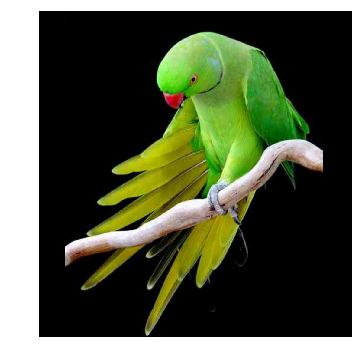
#> input picture Lab02/Lab02/parrot.png, 362 x 361 px
$ jupyter execute --allow-errors Lab02.ipynb
#> lines starting #> are read from the running program, lines starting #| are printed output that depends on the picture
# Lab02 - Point-based Processing

### CDS6334 Visual Information Processing

This lab introduces the concept of *point-based* processing. As before, this lab is primarily guided in many portions and there are sections with questions that you are attempt to complete.

First, load the necessary libraries...

[cell 1]
import cv2
import numpy as np
from matplotlib import pyplot as plt

## I. Image Transformation

Point-based processing involves the direct transformation of each pixel value in an image. An image $f(x,y)$ is said to have undergone a transformation $T$ to an output image $g(x,y)$. In other words, each pixel in $f$ is put thru a function $T$ to get a new value $g$:

\begin{equation}g(x,y)= T(f(x,y))\end{equation}

### A. Negative Image
One of the simplest functions that we can apply to an image is the <b>negative function</b>.

\begin{equation}g=(L-1)-f\end{equation}

So each value is subtracted by 255. So what happens is that the lighter pixels become dark and the darker picture becomes light. And it results in image negative.

We shall use the image of a pouting girl:

[cell 2]
pout = cv2.imread('pout.png',0)
#> (the rest of this cell did not finish here and is left out)

#> (a cell that did not finish here is left out)

[cell 4]
import sys
np.set_printoptions(threshold=sys.maxsize)#np.nan)   # this is to print full numpy array
#> (the rest of this cell did not finish here and is left out)

### B. Log Transformation

Non-linear functions can also be applied. They offer a lot more uses especially when the condition of the original image is poor to begin with. The <b>log transformation function</b> is one which is able to stretch the distribution of the pixels:

\begin{equation}
g=c. \text{log} (1+f)
\end{equation}

Where g and f are the pixel values of the output and the input image and c is a constant. The value 1 is added to each of the pixel value of the input image because if there is a pixel intensity of 0 in the image, then log(0) is equal to infinity. So 1 is added, to make the minimum value at least 1.

During log transformation, the dark pixels in an image are expanded as compared to the higher pixel values. The higher pixel values are kind of compressed in log transformation. This result in the following image enhancement.

The value of c in the log transform adjust the kind of enhancement we are looking for.

- c simple multiplication
- pixel value may have zero values

[cell 5]
c = 0.25
#> (the rest of this cell did not finish here and is left out)

### C. Gamma Correction

<b>Gamma correction</b> is a nonlinear operation used to encode and decode luminance or tristimulus values in video or still image systems. Gamma correction is also known as the <b>Power Law Transform</b>. First, the image pixel intensities must be scaled from the range 0, 255 to 0, 1.0. From there, we obtain our output gamma corrected image by applying the following equation:
\begin{equation} g = c.f^{(1/\gamma)} \end{equation}

where $f$ is the input image and $\gamma$ is the gamma value. The output image, $f$ is then scaled back to the range 0-255.

<b>The Reason of Gamma Correction</b>

The reason we apply gamma correction is that our eyes perceive color and luminance differently than the sensors in a digital camera. When a sensor on a digital camera picks up twice the amount of photons, the signal is doubled. However, our eyes do not work like this. Instead, our eyes perceive double the amount of light as only a fraction brighter. Thus, while a digital camera has a linear relationship between brightness our eyes have a non-linear relationship. In order to account for this relationship, we apply gamma correction.

- digital image -> type (unit8)
- any pixel in the range [0,225]
- can be pre-calculate the table , cuz the number/pixel will no random change

[cell 6]
def adjust_gamma(image, gamma=1.0):
    # build a lookup table mapping the pixel values [0, 255] to
    # their adjusted gamma values
    invGamma = 1.0 / gamma
    table = np.array([((i / 255.0) ** invGamma) * 255
        for i in np.arange(0, 256)]).astype("uint8")
    print(table)
    # apply gamma correction using the lookup table
    return cv2.LUT(image, table)

# [10 lines of commented-out code are left out]

[cell 7]
import numpy as np
from prettytable import PrettyTable

def gamma_correction_table(start=0, end=20, gamma=0.9, c=1):
    """
    Generate a detailed gamma correction transformation table

    Args:
        start (int): Start of input range
        end (int): End of input range
        gamma (float): Gamma value
        c (int): Constant value

    Returns:
        PrettyTable: Detailed gamma correction transformations
    """
#> called with start = 0, end = 20, gamma = 0.9, c = 1
    table = PrettyTable()
    table.field_names = [
        "Input (x)",

        "(x*c)^(1/γ)",

    ]

    for x in range(start, end + 1):
        # Avoid division by zero
        if c == 0:
            continue

        # Calculate each step of gamma correction
        x_div_c = x * c
        x_div_c_pow_1_div_gamma = x_div_c ** (1/gamma)
        gamma_corrected = c * x_div_c_pow_1_div_gamma

        table.add_row([
            x,
            # f"{x_div_c:.4f}",
            # f"{x_div_c_pow_1_div_gamma:.4f}",
            f"{gamma_corrected:.4f}"
        ])

    return table

# Generate and print the gamma correction table
gamma_table = gamma_correction_table(start=0, end=20, gamma=0.9, c=1)
print(gamma_table)

**Q1**: Apply the (1) <b>negative</b>, (2) <b>log transformation</b> and (3) <b>gamma</b> function to the following color image, "parrot.png". For log transformation, apply to the gray image of the parrot.<br>

[cell 8]
# Read the image
image = cv2.imread('parrot.png')
#> image is the input picture: shape (361, 362, 3); mean B, G, R 71.5, 93.9, 87.2

# Convert from BGR to RGB
parrot = cv2.cvtColor(image, cv2.COLOR_BGR2RGB)

# Display the image
plt.imshow(parrot)
plt.axis('off')
plt.show()

[cell 9]
# Apply negative transformation
negative = 255 - parrot
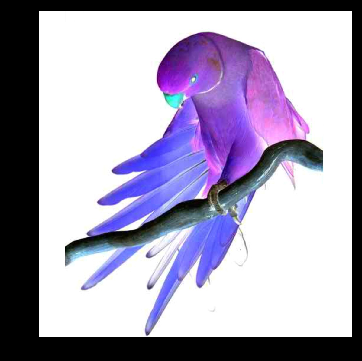
#> negative: shape (361, 362, 3); mean R, G, B 167.8, 161.1, 183.5

# Display the result
plt.imshow(np.hstack((parrot, negative)))
plt.axis('off')  # Hides axes for cleaner display
plt.title("Original and Negative Image Side by Side")
plt.show()

[cell 10]
#add function

parrot_div = np.clip(128+parrot.astype(np.float32),0,255).astype(np.uint8)
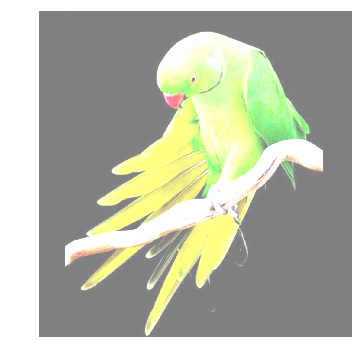
#> parrot_div: shape (361, 362, 3); mean R, G, B 182, 185.1, 168.8
plt.imshow(np.hstack((parrot,parrot_div)))
plt.show()

[cell 11]
parrot_div = adjust_gamma(parrot, 0.5)
plt.imshow(np.hstack((parrot,parrot_div)))
plt.show()
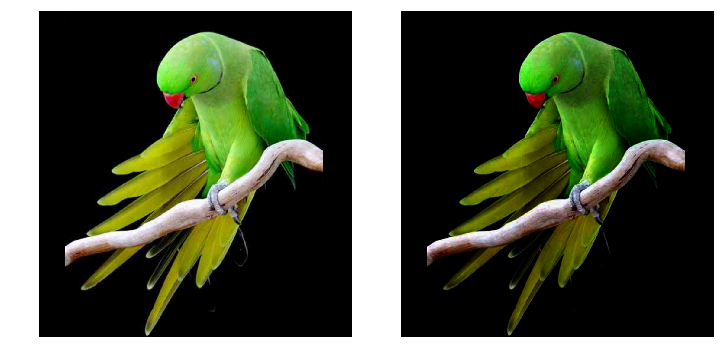
#> shown: shape (361, 724, 3); mean R, G, B 80.6, 87.3, 67.8
# adjust_gamma()

**Q2**: Try to implement the following three functions on the `pout.png` image:<br>

[cell 12]
#Enter code here

## II. Histograms

An image histogram is typically a graphical plot that shows the frequency of occurrence (or distribution) of intensity levels in an image *(Note: Later, we will learn that histograms are simply a vector of count values that can be used for more higher-level tasks like representation and description.)* Two concepts are most important in a histogram:
- BINS: the number of compartments we wish to use to group the intensity values into. Typically, we just use a bin for every intensity value (hence, 256 bins in total), or we can also use larger bins that can take a range of values, i.e. 16 bins for each 16 intensity values.
- RANGE: the range of intensity values that you want to measure. Normally it's [0, 256]

There are two functions that can be used to calculate histograms (one from OpenCV, the other from Numpy). Check out the documentation to find out more about the input parameters for [`cv2.calcHist`](https://docs.opencv.org/3.4.1/d6/dc7/group__imgproc__hist.html) and [`np.histogram`](https://docs.scipy.org/doc/numpy/reference/generated/numpy.histogram.html).

[cell 13]
pout = cv2.imread('pout.png', cv2.IMREAD_GRAYSCALE)
hist0 = cv2.calcHist([pout],[0],None,[256],[0,256])    # using OpenCV function
#> hist0 = 256 values from 0 to 0
#> (the rest of this cell did not finish here and is left out)

#> (a cell that did not finish here is left out)

*Note: OpenCV function is faster (around 40x) than np.histogram(). So take this point into consideration when efficiency is a priority.*

There are two ways to plot the histogram -- using Matplotlib and using OpenCV drawing functions. We will stick to using Matplotlib as it is more straightforward.

[cell 15]
# Using matplotlib
plt.figure(figsize=(8,8))
#> (the rest of this cell did not finish here and is left out)

[cell 16]
def showImage(img, titlestr="" ):
    if img.ndim == 2:
        plt.imshow(img, cmap='gray')
    else:
        plt.imshow(img)
    plt.xticks([]), plt.yticks([])
    plt.title(titlestr)
    plt.show()

# Using OpenCV
rf = cv2.imread('redflower.jpg')
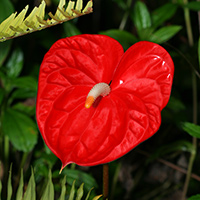
#> input picture Lab02/Lab02/redflower.jpg, 200 x 200 px
#> rf is the input picture: shape (200, 200, 3); mean B, G, R 17.3, 38.9, 103.4
rf = cv2.cvtColor(rf, cv2.COLOR_BGR2RGB)
showImage(rf)
plt.figure(figsize=(7,3))
color = ('r','g','b')
for i,col in enumerate(color):
    histr = cv2.calcHist([rf],[i],None,[256],[0,256])
    plt.plot(histr,color = col)
    plt.xlim([0,256])
plt.show()
#> figure, not shown here; curve peaks at x = 2, y = 973; curve peaks at x = 0, y = 1704; curve peaks at x = 0, y = 7041

Noticed how the individual red, green and blue channels are distributed across the intensity values?
Tinker with the number of bins to make more observations.

#### Application of Mask

We used <b>cv2.calcHist()</b> to find the histogram of the full image. What if you want to find histograms of some regions of an image? Just create a mask image with white color on the region you want to find histogram and black otherwise. Then pass this as the mask.

The mask is created in the following code snipplet. Complete the program to create and show the histogram with the mask.

[cell 17]
# create a mask
mask = np.zeros(rf.shape[:2], np.uint8)
mask[50:150, 50:150] = 255
masked_img = cv2.bitwise_and(rf,rf,mask = mask)
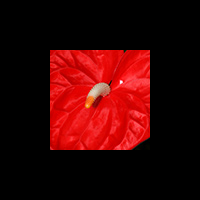
#> masked_img: shape (200, 200, 3); mean R, G, B 55.4, 5.4, 5.1

# create and show the histogram with the mask
showImage(masked_img)
plt.figure(figsize=(7,3))
color = ('r','g','b')
for i,col in enumerate(color):
    histr = cv2.calcHist([masked_img],[i],mask,[256],[0,256]) #enter your code here
    plt.plot(histr,color = col)
    plt.xlim([0,256])
plt.show()
#> figure, not shown here; curve peaks at x = 227, y = 296; curve peaks at x = 0, y = 1046; curve peaks at x = 0, y = 1516

# mask : ignore the black pixel

### Histogram Equalization

Histogram equalization attemps to improve the distribution of intensity values in an image by equalizing or "flattening" the histogram as much as possible.

_______________________________________________________________________________________________________________________
- Historgram Equalization
1. spread histrogram bins across whole range
2. make histogram bins height as equal as possible
   -> improve contrast
   -> no different if repeat

- Histogram Equalization for RGB
1. Read image
2. convert BGR to RGB
3. split channels into individual channels , R,G,B
4. HE each individually
5. merge RGB channels back
6. show image side by side

#> (a cell that did not finish here is left out)

You can see that the histogram lies a narrow middle range. We need it to occupy the full spectrum. In pixel- or point-based image transformation, we need a transformation function which spreads out the current pixels in the middle range to both ends of the spectrum. That is what histogram equalization can do.

Now, find the minimum histogram value (excluding 0) and apply a simple scaling of the CDF values back to the standard intensity range of [0, 255]. In theory, we normalize the CDF to [0, 1] before multiplying with the maximum of the range (L-1), which is 255. They will get us the same thing.

The concept of a masked array from Numpy is used here, that is, all operations are performed on non-masked elements. You can read more about it from Numpy docs on [masked arrays](https://docs.scipy.org/doc/numpy/reference/maskedarray.html).

#> (a cell that did not finish here is left out)

Use again the earlier code to draw the histogram and cdf plot together. Observe what happens to both the histogram and cdf plot.

#> (a cell that did not finish here is left out)

OpenCV provides a function to perform histogram equalization, `equalizeHist`.

[cell 21]
equalized = cv2.equalizeHist(pout)
pout_stack = np.hstack((pout,equalized)) #stacking images side-by-side. Useful function!
#> (the rest of this cell did not finish here and is left out)


**Q3**: What happens if you perform histogram equalization one more time?

[cell 22]
#Enter code here
equalization = cv2.equalizeHist(equalized)
equalization2 = cv2.equalizeHist(pout)
pout_stack = np.hstack((pout,equalization,equalization2))
#> (the rest of this cell did not finish here and is left out)


**Q4. Histogram equalization on color images**.

Perform histogram equalization on the following color image.

Display the original and equalized image along with the respective histograms.

[cell 23]
#Enter code here
landscape = cv2.imread('landscape.jpg')
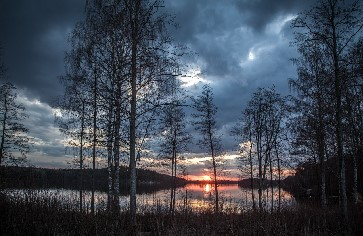
#> input picture Lab02/Lab02/landscape.jpg, 363 x 236 px
#> landscape is the input picture: shape (236, 363, 3); mean B, G, R 83.2, 71.5, 63.7
landscape = cv2.cvtColor(landscape, cv2.COLOR_BGR2RGB)
origin_landscape = landscape.copy()

r,g,b = cv2.split(landscape)

color =[r,g,b]
for i in range (len(color)):
    landscape[:,:,i] = cv2.equalizeHist(landscape[:,:,i])
#> this loop made 3 passes
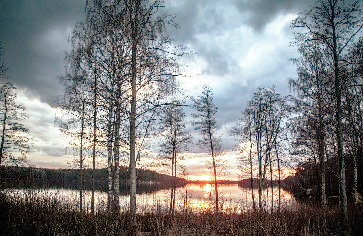
#> landscape: shape (236, 363, 3); mean R, G, B 127.8, 128.1, 128

r = cv2.equalizeHist(r);
g = cv2.equalizeHist(g);
b = cv2.equalizeHist(b);
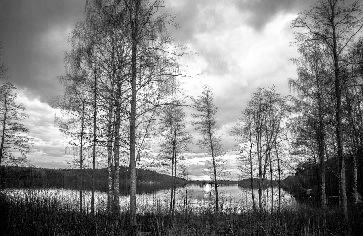
#> b: shape (236, 363); min 0, max 255, mean 128

landscape_eq = cv2.merge((r,g,b))
# landscape_stack = np.hstack((landscape))
showImage(landscape)

[cell 24]
# Assuming `landscape` and `landscape_eq` are defined:
# Example: landscape = cv2.imread('landscape.jpg')
#          landscape_eq = cv2.equalizeHist(cv2.cvtColor(landscape, cv2.COLOR_BGR2GRAY))

# Horizontal stacking of the original and equalized images

landscape_stack = np.hstack((origin_landscape, landscape_eq))
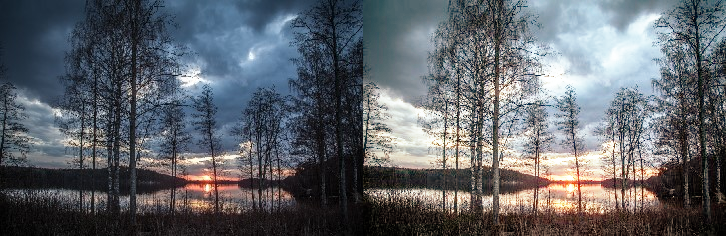
#> landscape_stack: shape (236, 726, 3); mean R, G, B 95.8, 99.8, 105.6

# Display the stacked images
plt.figure(figsize=(12, 6))
plt.imshow(cv2.cvtColor(landscape_stack, cv2.COLOR_BGR2RGB))
plt.axis('off')  # Hide axes for cleaner visualization
plt.title("Original Image and Equalized Image Side by Side")
plt.show()
#> figure, not shown here; B, G, R data is drawn as R, G, B

# Plot the histograms for the original and equalized images
plt.figure(figsize=(12, 6))

color = ('b', 'g', 'r')  # Color channels
for i, col in enumerate(color):
    # Histogram for original image
    histr_orig = cv2.calcHist([origin_landscape], [i], None, [256], [0, 256])
    plt.subplot(1, 2, 1)
    plt.plot(histr_orig, color=col)
    plt.title("Histogram of Original Image")
    plt.xlim([0, 256])

    # Histogram for equalized image
    histr_eq = cv2.calcHist([landscape_eq], [i], None, [256], [0, 256])
    plt.subplot(1, 2, 2)
    plt.plot(histr_eq, color=col)
    plt.title("Histogram of Equalized Image")
    plt.xlim([0, 256])

plt.tight_layout()
plt.show()
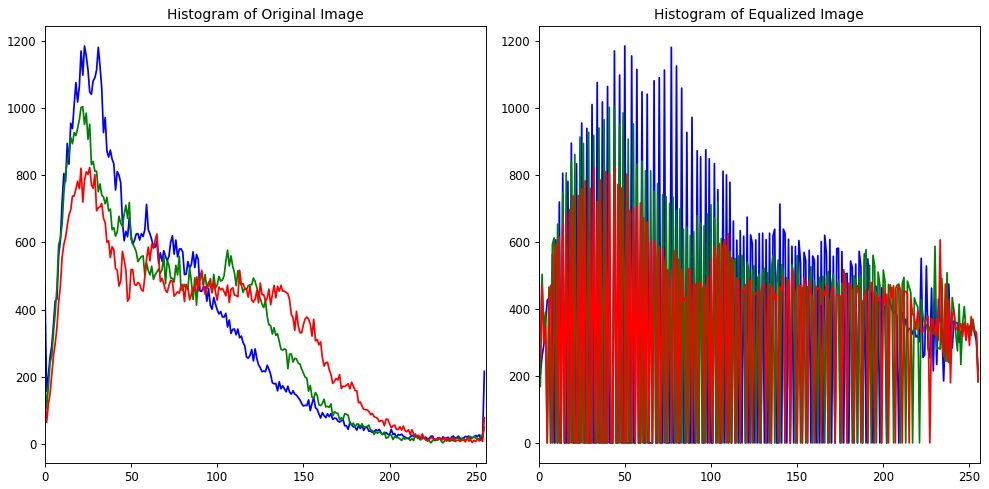
#> figure drawn by matplotlib, 2 panels; panel 1: curve peaks at x = 23, y = 1185; panel 1: curve peaks at x = 22, y = 1004; panel 1: curve peaks at x = 26, y = 823; panel 2: curve peaks at x = 50, y = 1185
